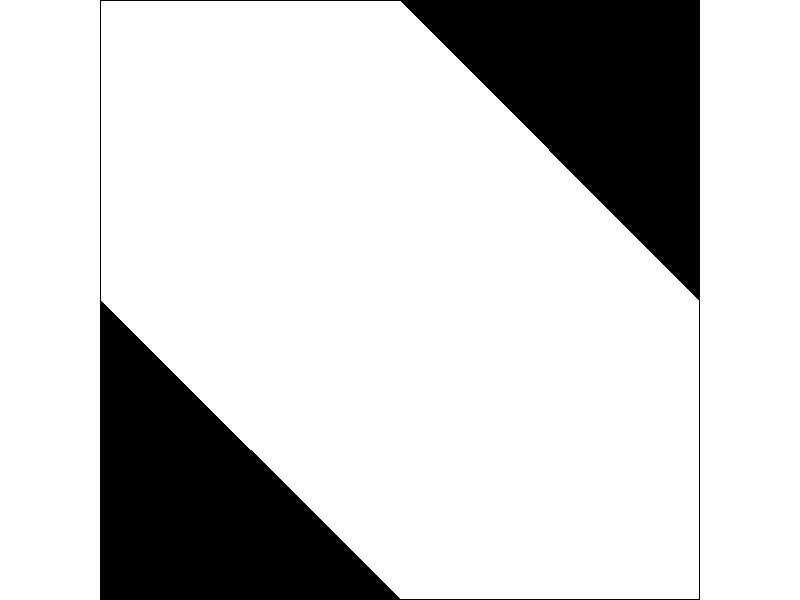
#> input picture raw_data/a.png, 800 x 600 px; its folder holds only this picture in this run
$ python data_preprocess.py
#> lines starting #> are read from the running program, lines starting #| are printed output that depends on the picture; after the words box and inside, x2 and y2 are one past the last pixel; in counts of white or black regions, pixels touching at a corner belong together
import numpy as np
import matplotlib.pyplot as plt
from scipy.interpolate import griddata
import cv2
import pickle


source_position_dict = {'a': (13, 6), 'b': (27, 3), 'c': (21, 4), 'd': (3, 3), 'e': (14, 3)}


# [6 lines left out: function raw_data_to_grid, not called in this run]


def raw_image_to_map(map_image, grid_resolution=30, dilate=True):
#> called with grid_resolution = 30, dilate = True
    if len(map_image.shape) > 2:
        map_image = cv2.cvtColor(map_image, cv2.COLOR_BGR2GRAY)
#> map_image: shape (600, 800); 80.9% white; 1 black region, box (x1, y1, x2, y2) and area: (100, 0, 700, 600) 91797
    ix, iy = map_image.shape
#> ix = 600; iy = 800
    edge_size = (max(ix, iy) - min(ix, iy)) // 2
#> edge_size = 100
    if ix > iy:
        map_image = map_image[edge_size:edge_size + min(ix, iy), :]
    else:
        map_image = map_image[:, edge_size:edge_size + min(ix, iy)]
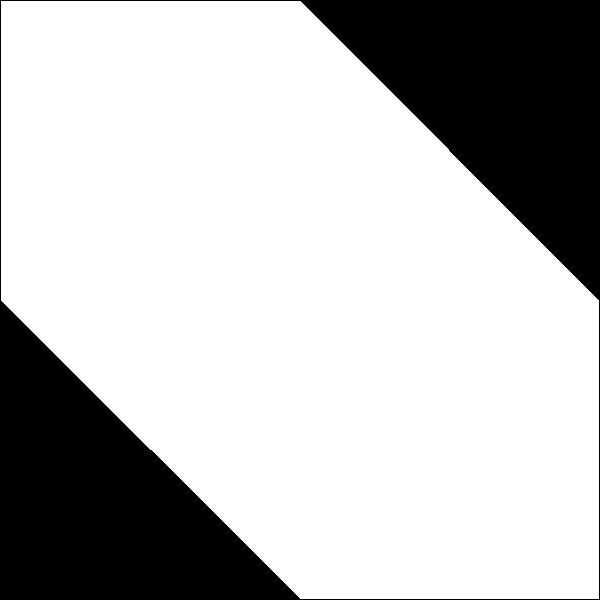
#> map_image: shape (600, 600); 74.5% white; 1 black region, box (x1, y1, x2, y2) and area: (0, 0, 600, 600) 91797
    map_image = cv2.resize(map_image, (grid_resolution, grid_resolution))
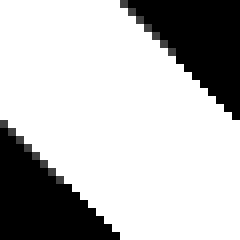
#> map_image: shape (30, 30) (shown 8 times larger); min 0, max 255, mean 188.1
    _, map_image = cv2.threshold(map_image, 125, 255, cv2.THRESH_BINARY_INV)
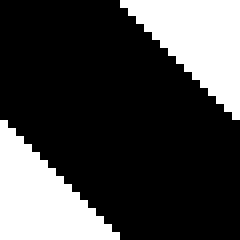
#> map_image: shape (30, 30) (shown 8 times larger); 26.7% white; 2 white regions, box (x1, y1, x2, y2) and area: (15, 0, 30, 15) 120, (0, 15, 15, 30) 120

    # 膨胀
    if dilate:
        kernel = cv2.getStructuringElement(cv2.MORPH_RECT, (3, 3))
        map_image = cv2.dilate(map_image, kernel=kernel)
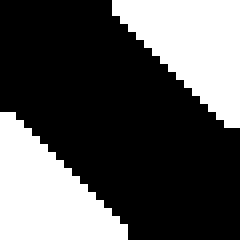
#> map_image: shape (30, 30) (shown 8 times larger); 33.6% white; 2 white regions, box (x1, y1, x2, y2) and area: (14, 0, 30, 16) 151, (0, 14, 16, 30) 151

    map_image = map_image.astype(np.float64)
    map_image /= 255.0
    return map_image


# [37 lines left out: functions plot_grid, plot_grid2, not called in this run]


def read_data_from_file(map_prefix: str, dilate=True):
    m = raw_image_to_map(cv2.imread(f'raw_data/{map_prefix}.png'), dilate=dilate)
#> (the run stopped early here; a loop or call above may not have finished)
